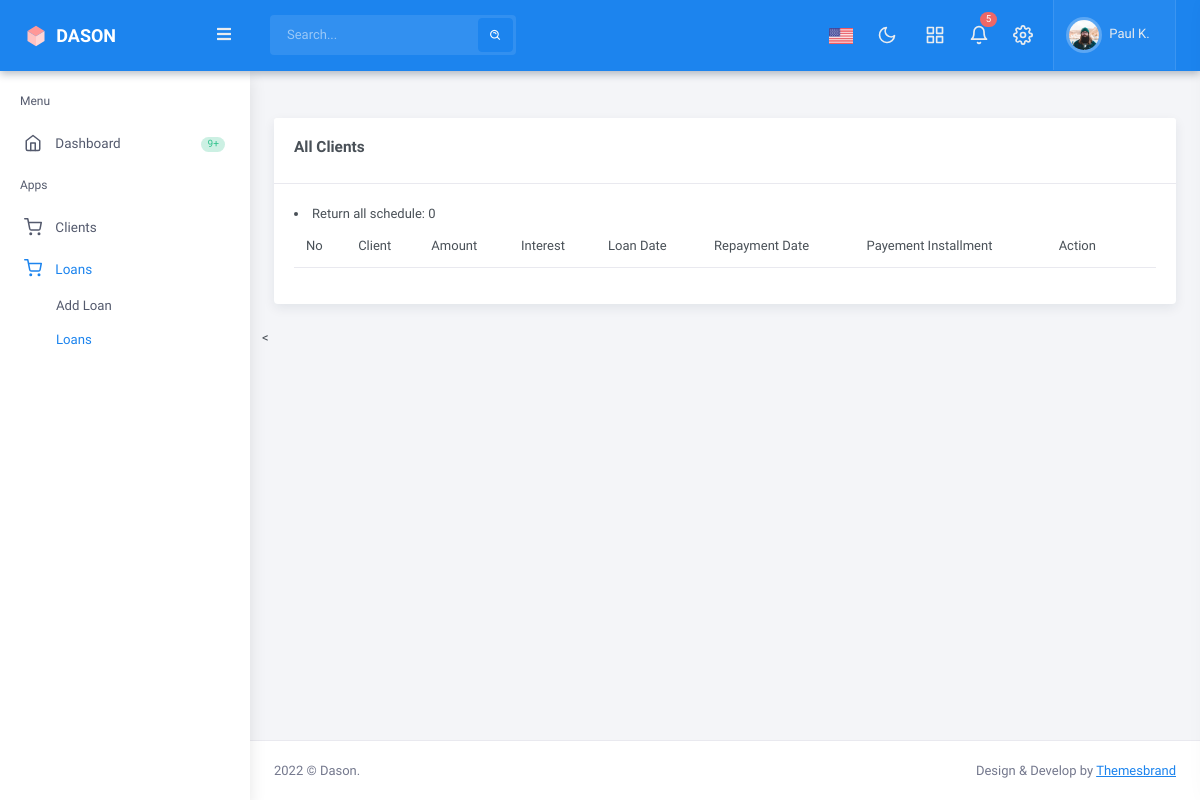
Before: /Loans/ with the older database file.
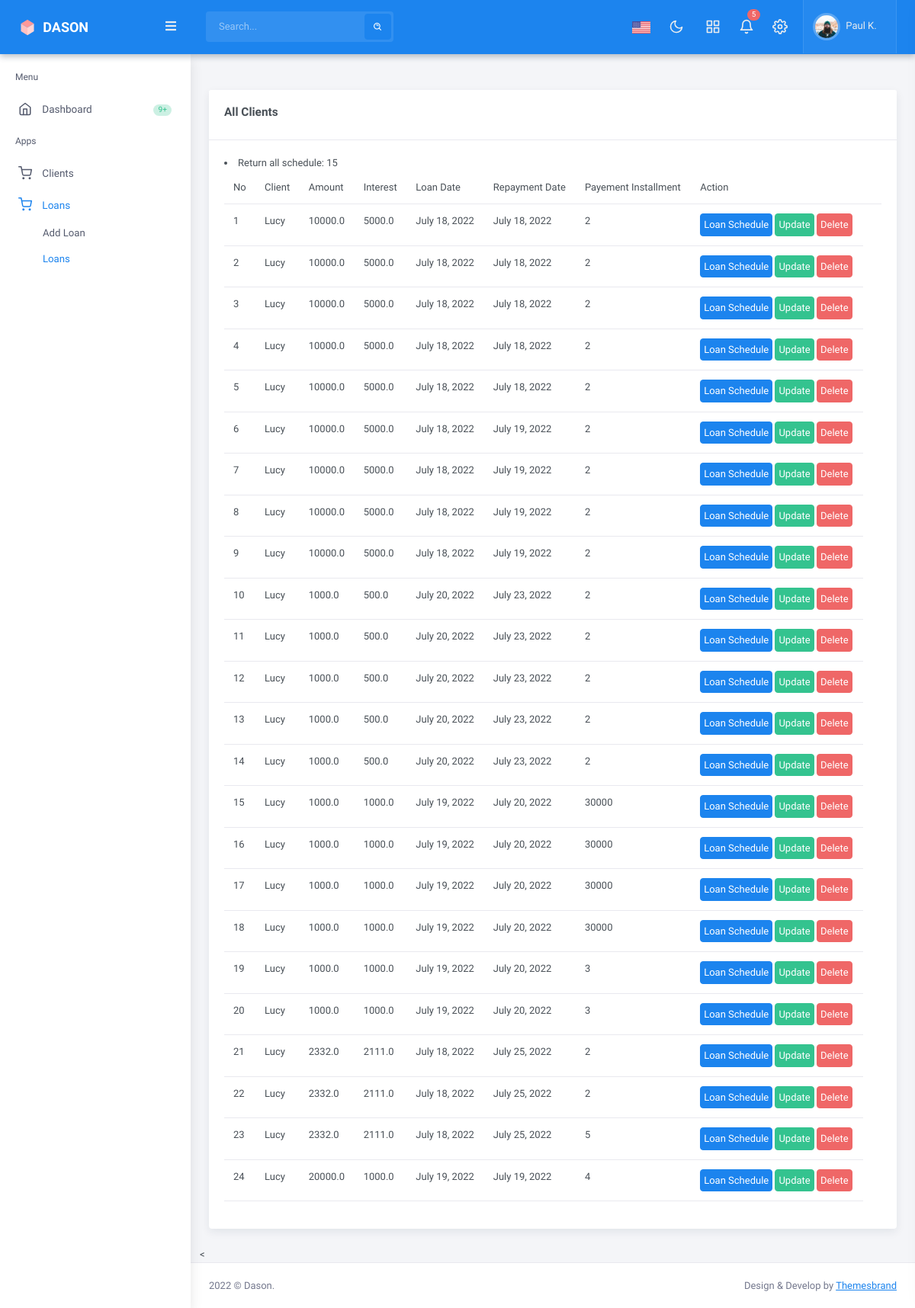
After: the same page with the newer database file.
### loans/models.py (models this page shows, shortened)
class Loan(models.Model):
    amount=models.FloatField(max_length=300, null=True)
    installment = models.IntegerField(null=True)
    interest_amount=models.FloatField(max_length=300 ,null=True)
    loan_date = models.DateField(auto_now=False , null=True , blank=True )
    repayment_date = models.DateField(auto_now=False , null=True , blank=True)
    client = models.ForeignKey(Client, on_delete=models.CASCADE)

class Client(models.Model):
    name = models.CharField(max_length = 150, null=True,)
    mobile= models.IntegerField(max_length=20, null=True)
    location = models.CharField(max_length = 150)
    gender = models.CharField(max_length = 40, choices=GENDER_CHOICES, default='Male')
    def __str__(self):
        return self.name

### loans/views.py (the view)
# urls.py: path('Loans/',DisplayLoan.as_view(), name='display_loans'),
class DisplayLoan(ListView):
    model=Loan
    template_name='loan/loans.html'
    def get_context_data(self, **kwargs):
        context = super(DisplayLoan, self).get_context_data(**kwargs)
        context['loans']=Loan.objects.all()
        return context

### loans/templatetags/loans_tags.py (called while the page is built)
@register.simple_tag
def loan_schedule():
    all_loan_schedules=LoanSchedule.objects.count()
    return all_loan_schedules

### loans/templates/loan/loans.html
{% extends 'base.html' %}
{% load loans_tags %}
{% load static %}
{% block contents %}
<div class="col-12">
    <div class="card">
        <div class="card-header">
            <h4 class="card-title">All Clients</h4>
        </div>
        <div class="card-body">
            <div class="table-rep-plugin">
                <div class="table-responsive mb-0" data-pattern="priority-columns">
                    <table id="tech-companies-1" class="table">
                        <thead>
                            <tr>
                                <th>No</th>
                                <th>Client</th>
                                <th>Amount</th>
                                <th>Interest</th>
                                <th>Loan Date</th>
                                <th >Repayment Date</th>
                                <th>Payement Installment</th>
                                <th>Action <th>
                            </tr>
                        </thead>
                        <tbody>
                        <li> Return all schedule: {% loan_schedule %} </li>
                            {% for loan in loans %}
                            <tr>
                                <td> {{forloop.counter}} </td>
                                <td> {{loan.client}}</td>
                                <td> {{loan.amount}}</td>
                                <td>{{loan.interest_amount}} </td>
                                <td> {{loan.loan_date}}</td>
                                <td> {{loan.repayment_date}}</td>
                                <td>{{loan.installment}} </td>
                                <td>
                                    <a href="{% url 'display_schedule' loan.id %}" class="btn btn-primary p-1"> Loan Schedule </a>
                                    <a href="{% url 'update_loan' loan.id %}" class="btn btn-success p-1"> Update </a>
                                    <a href="{% url 'delete_loan' loan.id %}" class="btn btn-danger p-1"> Delete </a>
                                </td>
                            </tr>
                            {% endfor %}
                        </tbody>
                    </table>
                </div>
            </div>
        </div>
    </div>
</div>
{% endblock contents %}

Changed rows visible on the page:
added Loan: client "Lucy", amount "10000.0", interest_amount "5000.0", loan_date "July 18, 2022", repayment_date "July 18, 2022", installment "2"
added Loan: client "Lucy", amount "10000.0", interest_amount "5000.0", loan_date "July 18, 2022", repayment_date "July 18, 2022", installment "2"
added Loan: client "Lucy", amount "10000.0", interest_amount "5000.0", loan_date "July 18, 2022", repayment_date "July 18, 2022", installment "2"
added Loan: client "Lucy", amount "10000.0", interest_amount "5000.0", loan_date "July 18, 2022", repayment_date "July 18, 2022", installment "2"
added Loan: client "Lucy", amount "10000.0", interest_amount "5000.0", loan_date "July 18, 2022", repayment_date "July 18, 2022", installment "2"
added Loan: client "Lucy", amount "10000.0", interest_amount "5000.0", loan_date "July 18, 2022", repayment_date "July 19, 2022", installment "2"
added Loan: client "Lucy", amount "10000.0", interest_amount "5000.0", loan_date "July 18, 2022", repayment_date "July 19, 2022", installment "2"
added Loan: client "Lucy", amount "10000.0", interest_amount "5000.0", loan_date "July 18, 2022", repayment_date "July 19, 2022", installment "2"
added Loan: client "Lucy", amount "10000.0", interest_amount "5000.0", loan_date "July 18, 2022", repayment_date "July 19, 2022", installment "2"
added Loan: client "Lucy", amount "1000.0", interest_amount "500.0", loan_date "July 20, 2022", repayment_date "July 23, 2022", installment "2"
added Loan: client "Lucy", amount "1000.0", interest_amount "500.0", loan_date "July 20, 2022", repayment_date "July 23, 2022", installment "2"
added Loan: client "Lucy", amount "1000.0", interest_amount "500.0", loan_date "July 20, 2022", repayment_date "July 23, 2022", installment "2"
added Loan: client "Lucy", amount "1000.0", interest_amount "500.0", loan_date "July 20, 2022", repayment_date "July 23, 2022", installment "2"
added Loan: client "Lucy", amount "1000.0", interest_amount "500.0", loan_date "July 20, 2022", repayment_date "July 23, 2022", installment "2"
added Loan: client "Lucy", amount "1000.0", interest_amount "1000.0", loan_date "July 19, 2022", repayment_date "July 20, 2022", installment "30000"
added Loan: client "Lucy", amount "1000.0", interest_amount "1000.0", loan_date "July 19, 2022", repayment_date "July 20, 2022", installment "30000"
added Loan: client "Lucy", amount "1000.0", interest_amount "1000.0", loan_date "July 19, 2022", repayment_date "July 20, 2022", installment "30000"
added Loan: client "Lucy", amount "1000.0", interest_amount "1000.0", loan_date "July 19, 2022", repayment_date "July 20, 2022", installment "30000"
added Loan: client "Lucy", amount "1000.0", interest_amount "1000.0", loan_date "July 19, 2022", repayment_date "July 20, 2022", installment "3"
added Loan: client "Lucy", amount "1000.0", interest_amount "1000.0", loan_date "July 19, 2022", repayment_date "July 20, 2022", installment "3"
added Loan: client "Lucy", amount "2332.0", interest_amount "2111.0", loan_date "July 18, 2022", repayment_date "July 25, 2022", installment "2"
added Loan: client "Lucy", amount "2332.0", interest_amount "2111.0", loan_date "July 18, 2022", repayment_date "July 25, 2022", installment "2"
added Loan: client "Lucy", amount "2332.0", interest_amount "2111.0", loan_date "July 18, 2022", repayment_date "July 25, 2022", installment "5"
added Loan: client "Lucy", amount "20000.0", interest_amount "1000.0", loan_date "July 19, 2022", repayment_date "July 19, 2022", installment "4"
Other visible differences:
text no longer shown: "0"
text now shown: "15"
